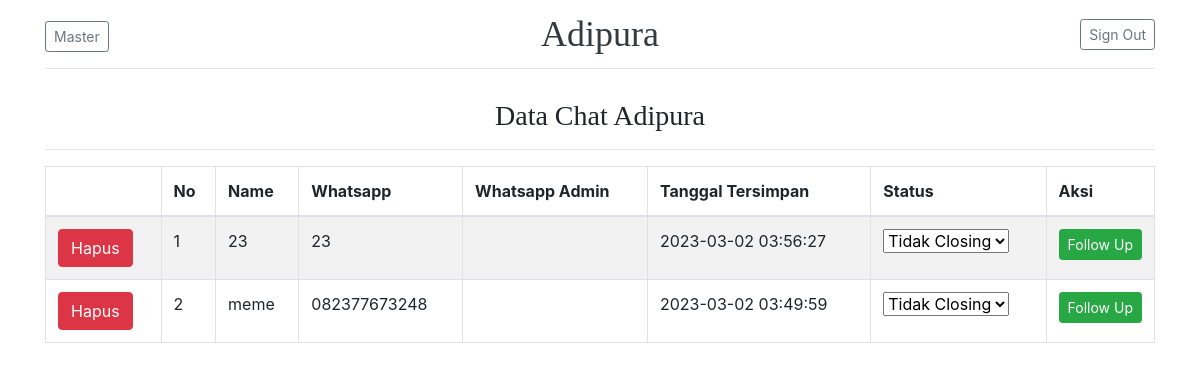
/admin/index.php (signed in), run on an earlier commit of the app's database.
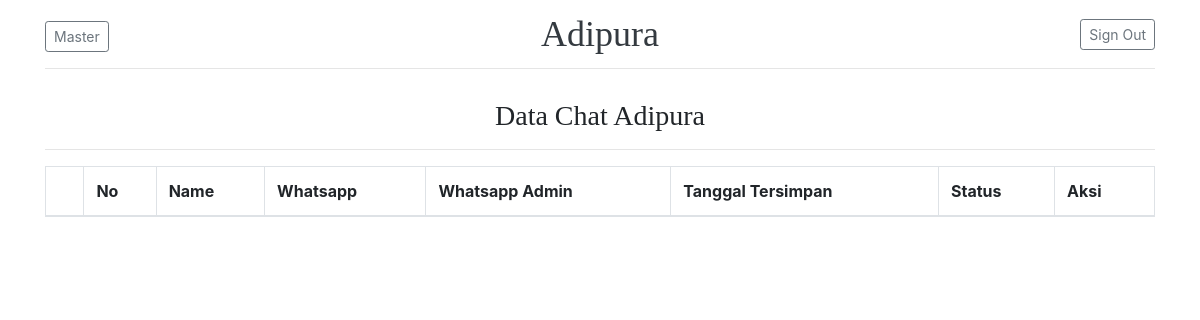
And on a later commit of the database.
### tables this page shows
CREATE TABLE `orders` (
  `id` int NOT NULL,
  `name` varchar(255) DEFAULT NULL,
  `phone` varchar(255) DEFAULT NULL,
  `wa_admin` varchar(255) DEFAULT NULL,
  `status` int DEFAULT NULL,
  `created_at` timestamp NOT NULL DEFAULT CURRENT_TIMESTAMP
);

### admin/index.php (the view, shortened to what this page needs)
<!DOCTYPE html>
<html lang="en">
<head>
	<link href="css/css-bootstrap.min.css" rel="stylesheet">
	<link href="css/blog-blog.css" rel="stylesheet">
	<link href="https://cdn.datatables.net/1.13.1/css/jquery.dataTables.min.css" rel="stylesheet">
</head>
<body>
	<div class="container">
		<header class="blog-header py-3">
			<div class="row flex-nowrap justify-content-between align-items-center">
				<div class="col-4 pt-1">
					<a class="btn btn-sm btn-outline-secondary" href="cs.php">Master</a>
				</div>
				<div class="col-4 text-center">
					<a class="blog-header-logo text-dark" href="index.php">Adipura</a>
				</div>
				<div class="col-4 d-flex justify-content-end align-items-center">
					<a class="btn btn-sm btn-outline-secondary" href="controllers/LogOut.php">Sign Out</a>
				</div>
			</div>
		</header>
	</div>
	<main role="main" class="container" style="padding-top: 30px;">
		<div class="row">
			<div class="col-md-12 blog-main">
				<h3 style="text-align: center;">Data Chat Adipura</h3>
				<hr>
				<table id="example" class="table table-striped table-bordered table" cellspacing="0" width="100%">
					<thead>
						<tr>
							<th></th>
							<th>No</th>
							<th>Name</th>
							<th>Whatsapp</th>
							<th>Whatsapp Admin</th>
							<th>Tanggal Tersimpan</th>
							<th>Status</th>
							<th width="100px">Aksi</th>
						</tr>
					</thead>
					<tbody>
						<?php
						include "../config/connection.php";
						$no = 1;
						$query = mysqli_query($mysqli, "SELECT * FROM orders order by created_at desc") or die(mysqli_error($mysqli));
						while ($result = mysqli_fetch_array($query)) {
						?>
							<tr>
								<td>
									<a href="controllers/DeleteChat.php?id=<?php echo $result['id']; ?>" onclick="if (confirm('Apakah anda ingin menghapus ?')){return true;}else{event.stopPropagation(); event.preventDefault();};">
										<button class="btn btn-danger">Hapus</button>
									</a>
								</td>
								<td>
									<?php echo $no++; ?>
								</td>
								<td>
									<?php echo $result['name']; ?>
								</td>
								<td>
									<?php echo $result['phone']; ?>
								</td>
								<td>
								</td>
								<td>
									<?php echo $result['created_at']; ?>
								</td>
								<td>
									<select name="career" id="career" onchange="location = 'controllers/Chat.php?update-status='+<?= $result['id'] ?>+'&status='+this.value;">
										<option value="1" <?= $result['status'] == 1 ? 'selected' : ''  ?>>Tidak Closing</option>
									</select>
								</td>
								<td>
									<a href="https://wa.me/62<?php echo $result['phone']; ?>?text=Hallo%20Kak%20<?php echo $result['name']; ?>%2C%20Ada%20Buku%20Baru%20di%20adipura%20nih.%20Jika%20Mau%20bertanya%2C%20langsung%20dengan%20saya%20ya%2C%20terimakasih" target="_blank">
										<button type="button" class="btn btn-sm btn-success">Follow Up</button>
									</a>
								</td>
							</tr>
						<?php } ?>
					</tbody>
				</table>
			</div>
		</div>
	</main>
</body>
</html>

### admin/css/blog-blog.css (style rules this page uses)
.blog-header { line-height: 1; border-bottom: 1px solid #e5e5e5; }
.blog-header-logo { font-family: "Playfair Display", Georgia, "Times New Roman", serif; font-size: 2.25rem; }
h1, h2, h3, h4, h5, h6 { font-family: "Playfair Display", Georgia, "Times New Roman", serif; }

What changed in the data, as far as the page shows it:
removed orders: name "23", phone "23", created_at "2023-03-02 03:56:27", career "Tidak Closing"
removed orders: name "meme", phone "082377673248", created_at "2023-03-02 03:49:59", career "Tidak Closing"
